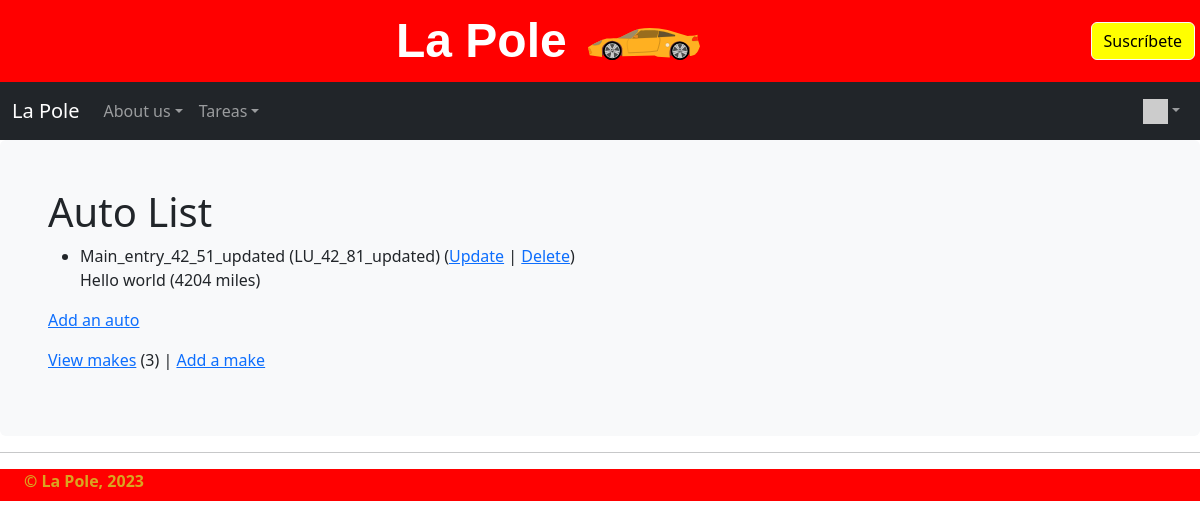
The page /autos/ (signed in) on the database its author committed.
### autos/models.py (models this page shows, shortened)
class Auto(models.Model):
    nickname = models.CharField(
        max_length=100,
        validators=[MinLengthValidator(2, "Nickname must be greater than 1 character")]
    )
    mileage = models.PositiveIntegerField()
    comments = models.CharField(max_length=300)
    make = models.ForeignKey(Make, on_delete=models.CASCADE, null=False)

class Make(models.Model):
    name = models.CharField(
            max_length=100,
            help_text='Enter a make (e.g. Dodge)',
            validators=[MinLengthValidator(2, "Make must be greater than 1 character")]
    )
    def __str__(self):
            return self.name

### autos/views.py (the view)
# urls.py: path('', views.MainView.as_view(), name='all'),
class MainView(LoginRequiredMixin, View):
    def get(self, request):
        mc = Make.objects.all().count()
        al = Auto.objects.all()
        ctx = {'make_count': mc, 'auto_list': al}
        return render(request, 'autos/autos_list.html', ctx)

### home/context_processors.py (called while the page is built)
def settings(request):
    return {
        'settings': django_settings,
    }

### home/templatetags/app_tags.py (called while the page is built)
@register.filter(name='gravatar')
def gravatar(user, size=35):
    email = str(user.email.strip().lower()).encode('utf-8')
    email_hash = md5(email).hexdigest()
    url = "//www.gravatar.com/avatar/{0}?s={1}&d=identicon&r=PG"
    return url.format(email_hash, size)

### autos/templates/autos/autos_list.html
{% extends "home/layout.html" %}
{% block content %}
  <h1>Auto List</h1>
  {% if auto_list %}
  <ul>
    {% for auto in auto_list %}
      <li>
          {{ auto.nickname }} ({{ auto.make }})
          (<a href="{% url 'autos:auto_update' auto.id %}">Update</a> |
          <a href="{% url 'autos:auto_delete' auto.id %}">Delete</a>) <br/>
          {{ auto.comments }} ({{ auto.mileage }} miles)
      </li>
    {% endfor %}
  </ul>
  {% else %}
    <p>There are no autos in the library.</p>
  {% endif %}
  <p>
    {% if make_count > 0 %}
      <a href="{% url 'autos:auto_create' %}">Add an auto</a>
    {% else %}
      Please add a make before you add an auto.
    {% endif %}
  </p>
  <p>
  <a href="{% url 'autos:make_list' %}">View makes</a> ({{ make_count }}) |
    <a href="{% url 'autos:make_create' %}">Add a make</a>
  </p>
{% endblock %}

### home/static/home/site1.css (style rules this page uses)
body { background-image: linear-gradient(180deg, rgb(219, 218, 218), #fff 100px, #fff); }

### rows shown on the page
Auto: nickname "Main_entry_42_51_updated", make "LU_42_81_updated", comments "Hello world", mileage "4204"

### other values the page prints
{{ make_count }} "3"
